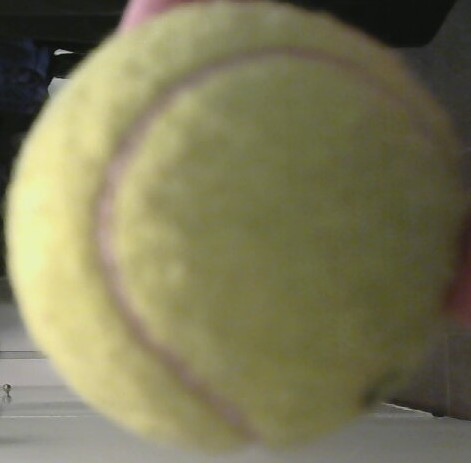
#> input picture src/camera_pkg/src/tennis_ball.jpg, 471 x 463 px, found by its file name
$ python hsv_histogram.py
#> lines starting #> are read from the running program, lines starting #| are printed output that depends on the picture
import cv2
import numpy as np
import matplotlib.pyplot as plt

def plot_hsv_histogram(image_path):
    # Cargar la imagen en formato BGR
    img = cv2.imread(image_path)
#> img is the input picture: shape (463, 471, 3); mean B, G, R 88.1, 121.2, 124.5

    # Convertir la imagen a espacio de color HSV
    hsv_img = cv2.cvtColor(img, cv2.COLOR_BGR2HSV)
#> hsv_img: shape (463, 471, 3); mean H, S, V 30.2, 75.3, 125

    # Calcular los histogramas para cada canal de color HSV
    h_hist = cv2.calcHist([hsv_img], [0], None, [256], [0, 256])
#> h_hist = 256 values, max 32586 at index 29, min 0 at index 44, mean 851.8
    s_hist = cv2.calcHist([hsv_img], [1], None, [256], [0, 256])
#> s_hist = 256 values, max 4871 at index 88, min 0 at index 1, mean 851.8
    v_hist = cv2.calcHist([hsv_img], [2], None, [256], [0, 256])
#> v_hist = 256 values, max 3084 at index 105, min 0 at index 0, mean 851.8

    # Crear la figura y los subgráficos
    fig, (ax1, ax2, ax3) = plt.subplots(3, 1, figsize=(8, 6))

    # Graficar el histograma de Hue (H)
    ax1.plot(h_hist, color='r')
    ax1.set_title('Hue Histogram')

    # Graficar el histograma de Saturation (S)
    ax2.plot(s_hist, color='g')
    ax2.set_title('Saturation Histogram')

    # Graficar el histograma de Value (V)
    ax3.plot(v_hist, color='b')
    ax3.set_title('Value Histogram')

    # Ajustar el diseño y mostrar la gráfica
    plt.tight_layout()
    plt.show()
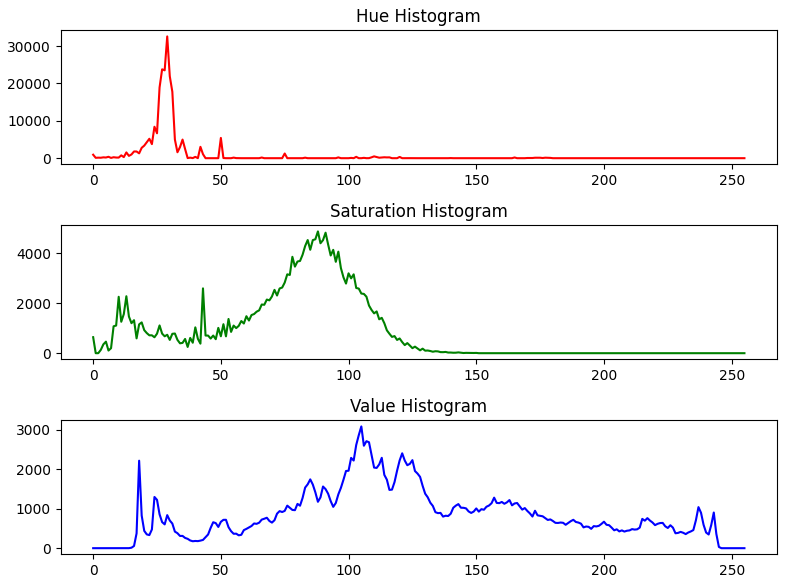
#> figure drawn by matplotlib, 3 panels; panel 1: curve peaks at x = 29, y = 32586; panel 2: curve peaks at x = 88, y = 4871; panel 3: curve peaks at x = 105, y = 3084

if __name__ == "__main__":
    # Ruta de la imagen de entrada
    image_path = '/home/pedro/camera_infrastructure_ws/src/camera_pkg/src/tennis_ball.jpg'

    # Llamar a la función para graficar los histogramas HSV
    plot_hsv_histogram(image_path)
